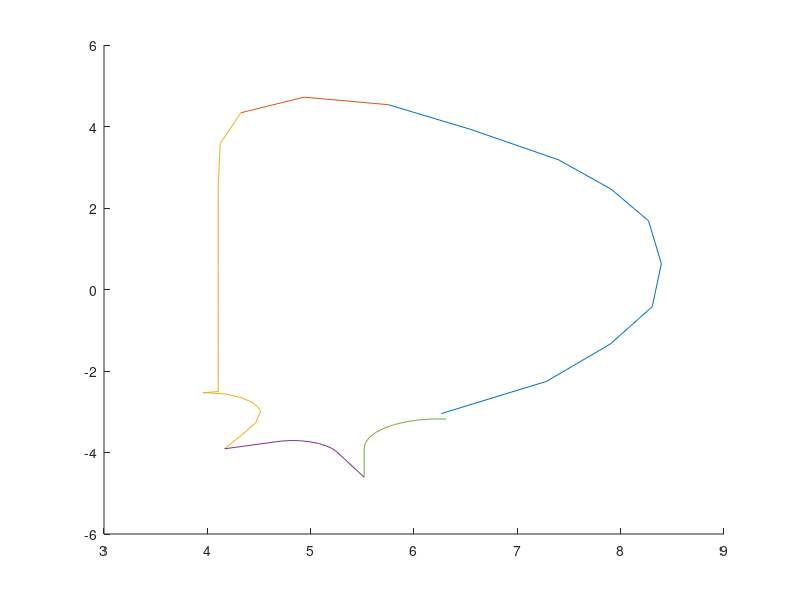

Source code (MATLAB):
load('wallRZ_ITER.mat')

figure
hold on
plot(wall_ITER.R(1:10),wall_ITER.Z(1:10))
plot(wall_ITER.R(10:12),wall_ITER.Z(10:12))
plot(wall_ITER.R(12:33),wall_ITER.Z(12:33))
plot(wall_ITER.R(33:43),wall_ITER.Z(33:43))
plot(wall_ITER.R(43:end-1),wall_ITER.Z(43:end-1))


R_outer_vessel=[wall_ITER.R(43:end-1) wall_ITER.R(1:10)];
Z_outer_vessel=[wall_ITER.Z(43:end-1) wall_ITER.Z(1:10)];

R_upper_vessel=wall_ITER.R(10:12);
Z_upper_vessel=wall_ITER.Z(10:12);

R_inner_vessel=[wall_ITER.R(12:20) wall_ITER.R(22:33)];
Z_inner_vessel=[wall_ITER.Z(12:20) wall_ITER.Z(22:33)];

R_lower_vessel=wall_ITER.R(33:43);
Z_lower_vessel=wall_ITER.Z(33:43);


save('ITER_vessel_limits.mat', 'R_inner_vessel','R_lower_vessel', 'R_outer_vessel', 'R_upper_vessel', 'Z_inner_vessel', 'Z_lower_vessel', 'Z_outer_vessel', 'Z_upper_vessel')
